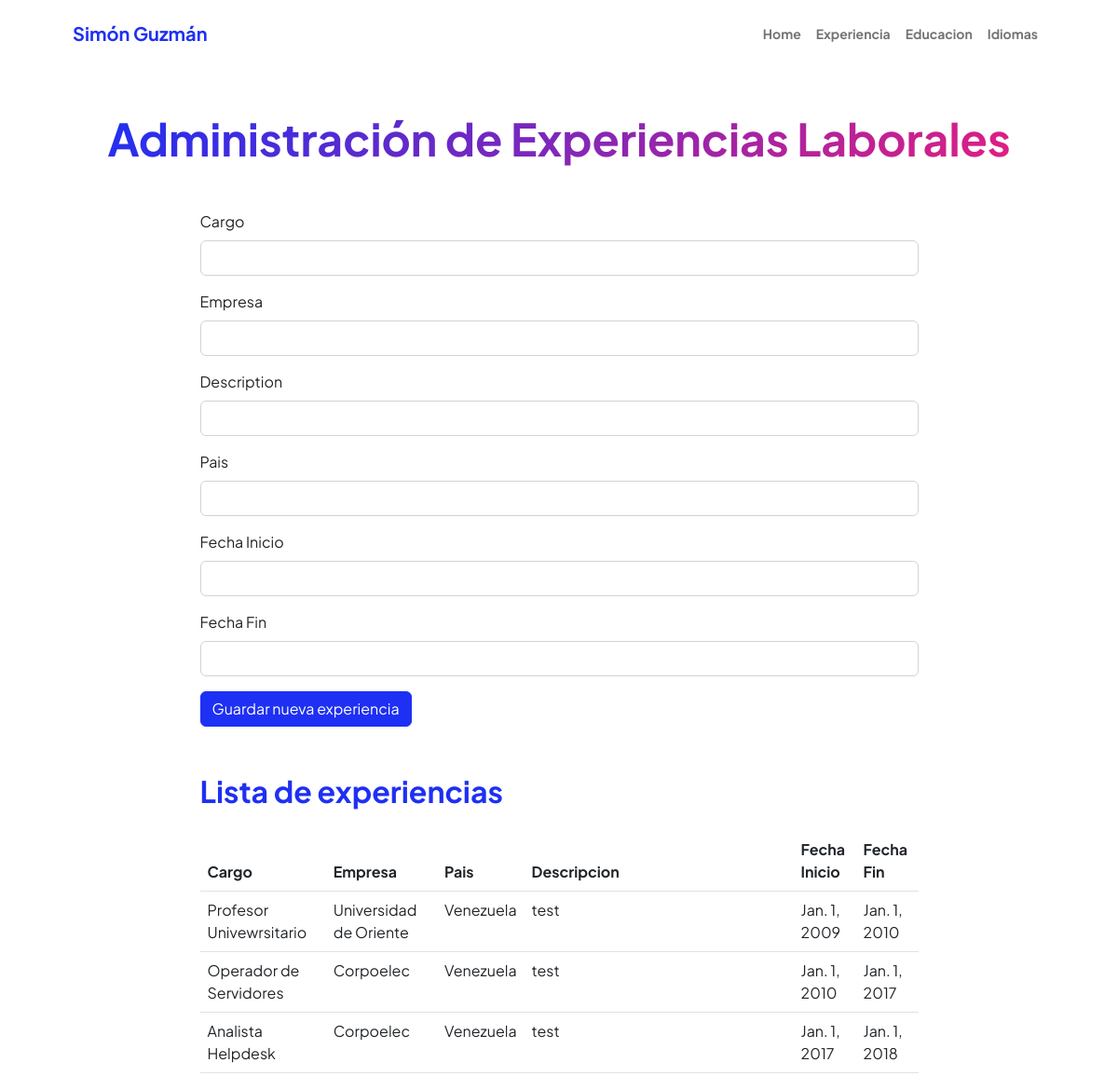
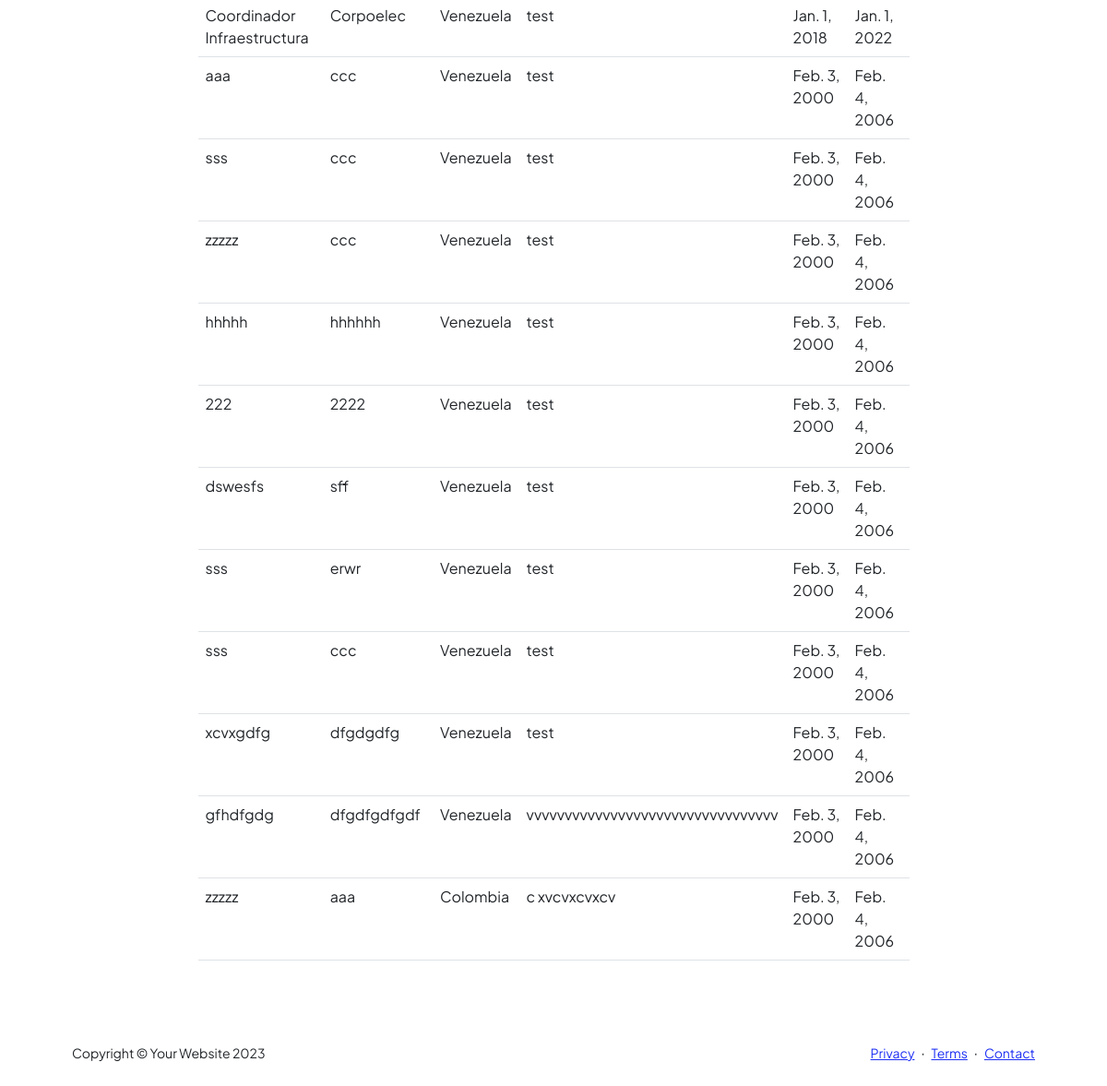
Screenshot of /AppCurriculum/experiencia with the database file from the repository (2 pictures, top to bottom).
### AppCurriculum/models.py (models this page shows, shortened)
class ExperienciaLaboral(models.Model):
    cargo = models.CharField(max_length=100)
    empresa = models.CharField(max_length=100)
    periodo_inicio = models.DateField()
    periodo_fin = models.DateField(null=True, blank=True)
    description = models.CharField(max_length=1000)
    pais = models.CharField(max_length=50)

### AppCurriculum/views.py (the view)
# urls.py: path('experiencia',views.experiencia,name="Experiencia"),
def experiencia(request):
    experiencias = ExperienciaLaboral.objects.all()
    if request.method == 'POST':
        miFormulario = ExperienciaFormulario(request.POST)
        print(miFormulario)
        if miFormulario.is_valid():
            if 'periodo_inicio'in request.POST and 'periodo_fin'in request.POST:
                informacion = miFormulario.cleaned_data
                exp = ExperienciaLaboral (cargo=informacion['cargo'],empresa=informacion['empresa'],periodo_fin=informacion['periodo_fin'],periodo_inicio=informacion['periodo_inicio'],description=informacion['description'],pais=informacion['pais'])
                exp.save()
                miFormulario = ExperienciaFormulario()
                return render(request,"AppCurriculum/experiencia.html",{"experiencias":experiencias,"miFormulario":miFormulario,"resp":"Datos guardados Correctamente"})
            else:
                return render(request,"AppCurriculum/experiencia.html",{"experiencias":experiencias,"miFormulario":miFormulario,"resp":"Datos No Gurdados"})
    else:
        miFormulario = ExperienciaFormulario()
    return render(request,"AppCurriculum/experiencia.html",{"experiencias":experiencias,"miFormulario":miFormulario})

### AppCurriculum/forms.py
class ExperienciaFormulario(forms.Form):
    cargo = forms.CharField(label='Cargo', max_length=100,widget=forms.TextInput(attrs={'class': 'form-control'}))
    empresa = forms.CharField(label='Empresa', max_length=100,widget=forms.TextInput(attrs={'class': 'form-control'}))
    description = forms.CharField(label='Description', max_length=1000,widget=forms.TextInput(attrs={'class': 'form-control'}))
    pais = forms.CharField(label='Pais', max_length=100,widget=forms.TextInput(attrs={'class': 'form-control'}))
    periodo_inicio = forms.DateField(label='Fecha Inicio',widget=forms.TextInput(attrs={'class': 'form-control'}))
    periodo_fin = forms.DateField(label='Fecha Fin',widget=forms.TextInput(attrs={'class': 'form-control'}))
    def __init__(self, *args, **kwargs):
        super().__init__(*args, **kwargs)
        self.helper = FormHelper(self)
        self.helper.layout = Layout(
            'cargo',
            'empresa',
            'description',
            'pais',
            'fecha_inicio',
            'fecha_fin',
            Submit('submit', 'Guardar', css_class='btn btn-primary')
        )

### AppCurriculum/templates/AppCurriculum/experiencia.html (shortened to what this page needs)
{% extends "AppCurriculum/template.html" %}
{% load static %}
{% block datosDinamicos %}
<div class="container px-5 my-5">
    <div class="text-center mb-5">
        <h1 class="display-5 fw-bolder mb-0"><span class="text-gradient d-inline">Administración de Experiencias Laborales</span></h1>
    </div>
    <div class="row gx-5 justify-content-center">
        <div class="col-lg-11 col-xl-9 col-xxl-8">
              <section style="margin-bottom: 50px;">
              <form action="" method="POST" class="mb-3">{% csrf_token %}
                <div class="mb-3">
                    <label for="{{ miFormulario.cargo.id_for_label }}" class="form-label">{{ miFormulario.cargo.label }}</label>
                    {{ miFormulario.cargo }}
                </div>
                <div class="mb-3">
                    <label for="{{ miFormulario.empresa.id_for_label }}" class="form-label">{{ miFormulario.empresa.label }}</label>
                    {{ miFormulario.empresa }}
                </div>
                <div class="mb-3">
                    <label for="{{ miFormulario.description.id_for_label }}" class="form-label">{{ miFormulario.description.label }}</label>
                    {{ miFormulario.description }}
                </div>
                <div class="mb-3">
                    <label for="{{ miFormulario.pais.id_for_label }}" class="form-label">{{ miFormulario.pais.label }}</label>
                    {{ miFormulario.pais }}
                </div>
                <div class="mb-3">
                    <label for="{{ miFormulario.periodo_inicio.id_for_label }}" class="form-label">{{ miFormulario.periodo_inicio.label }}</label>
                    {{ miFormulario.periodo_inicio }}
                </div>
                <div class="mb-3">
                    <label for="{{ miFormulario.periodo_fin.id_for_label }}" class="form-label">{{ miFormulario.periodo_fin.label }}</label>
                    {{ miFormulario.periodo_fin }}
                </div>
                <div class="mb-3">
                    <input class="btn btn-primary" type="submit" value="Guardar nueva experiencia">
                </div>
              </form>
            </section>
            <section>
                <table class="table caption-top">
                    <div class="d-flex align-items-center justify-content-between mb-4">
                        <h2 class="text-primary fw-bolder mb-0">Lista de experiencias</h2>
                    </div>
                    <thead>
                      <tr>
                        <th scope="col">Cargo</th>
                        <th scope="col">Empresa</th>
                        <th scope="col">Pais</th>
                        <th scope="col">Descripcion</th>
                        <th scope="col">Fecha Inicio</th>
                        <th scope="col">Fecha Fin</th>
                      </tr>
                    </thead>
                    <tbody>
                      {% for exp in experiencias %}
                      <tr>
                        <td>{{exp.cargo}}</td>
                        <td>{{exp.empresa}}</td>
                        <td>{{exp.pais}}</td>
                        <td>{{exp.description}}</td>
                        <td>{{exp.periodo_inicio}}</td>
                        <td>{{exp.periodo_fin}}</td>
                      </tr>
                      {% endfor%}
                    </tbody>
                </table>
            </section>
        </div>
    </div>
</div>
{% endblock %}

### rows the page displays
ExperienciaLaboral: cargo "Profesor Univewrsitario", empresa "Universidad de Oriente", pais "Venezuela", description "test", periodo_inicio "Jan. 1, 2009", periodo_fin "Jan. 1, 2010"
ExperienciaLaboral: cargo "Operador de Servidores", empresa "Corpoelec", pais "Venezuela", description "test", periodo_inicio "Jan. 1, 2010", periodo_fin "Jan. 1, 2017"
ExperienciaLaboral: cargo "Analista Helpdesk", empresa "Corpoelec", pais "Venezuela", description "test", periodo_inicio "Jan. 1, 2017", periodo_fin "Jan. 1, 2018"
ExperienciaLaboral: cargo "Coordinador Infraestructura", empresa "Corpoelec", pais "Venezuela", description "test", periodo_inicio "Jan. 1, 2018", periodo_fin "Jan. 1, 2022"
ExperienciaLaboral: cargo "aaa", empresa "ccc", pais "Venezuela", description "test", periodo_inicio "Feb. 3, 2000", periodo_fin "Feb. 4, 2006"
ExperienciaLaboral: cargo "sss", empresa "ccc", pais "Venezuela", description "test", periodo_inicio "Feb. 3, 2000", periodo_fin "Feb. 4, 2006"
ExperienciaLaboral: cargo "zzzzz", empresa "ccc", pais "Venezuela", description "test", periodo_inicio "Feb. 3, 2000", periodo_fin "Feb. 4, 2006"
ExperienciaLaboral: cargo "hhhhh", empresa "hhhhhh", pais "Venezuela", description "test", periodo_inicio "Feb. 3, 2000", periodo_fin "Feb. 4, 2006"
ExperienciaLaboral: cargo "222", empresa "2222", pais "Venezuela", description "test", periodo_inicio "Feb. 3, 2000", periodo_fin "Feb. 4, 2006"
ExperienciaLaboral: cargo "dswesfs", empresa "sff", pais "Venezuela", description "test", periodo_inicio "Feb. 3, 2000", periodo_fin "Feb. 4, 2006"
ExperienciaLaboral: cargo "sss", empresa "erwr", pais "Venezuela", description "test", periodo_inicio "Feb. 3, 2000", periodo_fin "Feb. 4, 2006"
ExperienciaLaboral: cargo "sss", empresa "ccc", pais "Venezuela", description "test", periodo_inicio "Feb. 3, 2000", periodo_fin "Feb. 4, 2006"
ExperienciaLaboral: cargo "xcvxgdfg", empresa "dfgdgdfg", pais "Venezuela", description "test", periodo_inicio "Feb. 3, 2000", periodo_fin "Feb. 4, 2006"
ExperienciaLaboral: cargo "gfhdfgdg", empresa "dfgdfgdfgdf", pais "Venezuela", description "vvvvvvvvvvvvvvvvvvvvvvvvvvvvvvvvv", periodo_inicio "Feb. 3, 2000", periodo_fin "Feb. 4, 2006"
ExperienciaLaboral: cargo "zzzzz", empresa "aaa", pais "Colombia", description "c xvcvxcvxcv", periodo_inicio "Feb. 3, 2000", periodo_fin "Feb. 4, 2006"

### other values shown
{{ miFormulario.cargo.label }} "Cargo"
{{ miFormulario.empresa.label }} "Empresa"
{{ miFormulario.description.label }} "Description"
{{ miFormulario.pais.label }} "Pais"
{{ miFormulario.periodo_inicio.label }} "Fecha Inicio"
{{ miFormulario.periodo_fin.label }} "Fecha Fin"
